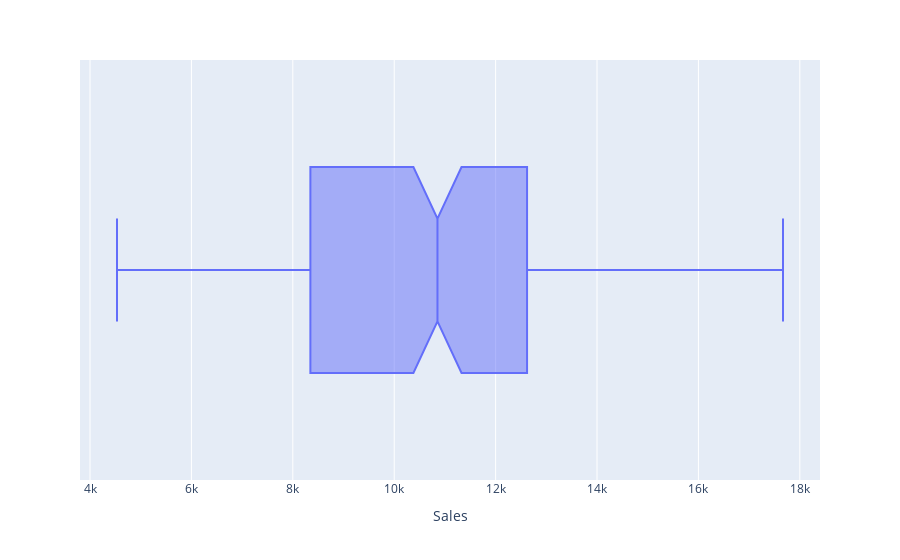

This figure's notebook cell:
### Code cell
import plotly.express as px
 
fig = px.box(data_Marketing, x = "Sales",points="outliers",notched=True)
# fig.update_traces(quartilemethod="inclusive")
 
fig.show()

### Figure 1 — Plotly figure (JSON) as saved in the notebook; plotly's stock layout.template omitted (floating-point values rounded to 4 significant figures; data arrays with more than 128 entries replaced by an {"elided": "..."} marker saying what was removed)
{"data": [{"alignmentgroup": "True", "boxpoints": "outliers", "hovertemplate": "Sales=%{x}<extra></extra>", "legendgroup": "", "marker": {"color": "#636efa"}, "name": "", "notched": true, "offsetgroup": "", "orientation": "h", "showlegend": false, "type": "box", "x": {"elided": "200 float values"}, "x0": " ", "xaxis": "x", "y0": " ", "yaxis": "y"}], "layout": {"boxmode": "group", "legend": {"tracegroupgap": 0}, "margin": {"t": 60}, "xaxis": {"anchor": "y", "domain": [0, 1], "title": {"text": "Sales"}}, "yaxis": {"anchor": "x", "domain": [0, 1]}}}
